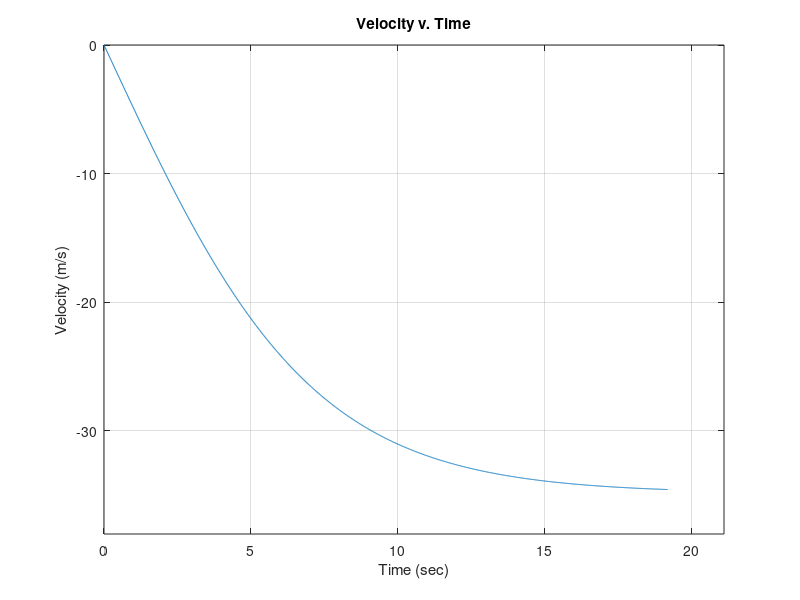
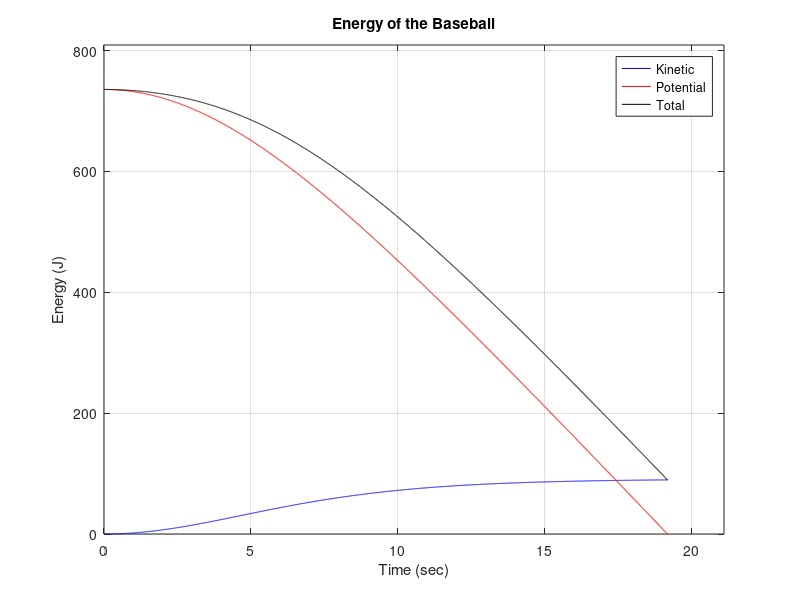

Here is the MATLAB script that generated these plots, in order:
% Chris Kreienkamp
% Section 10
% 3/30/17

% verletPractice.m
% Approximate the velocity of a baseball falling from 500 meters
% Plot the velocity of the object as a function of time and in a second
% plot show the kinetic, potential, and total energy as a function of time
% Drag Force: Fd = -0.5*rho*Cd*A*|v|^2 = alpha*|v|^2

clear
clc

%% SET INITIAL PARAMETERS

Cd = 0.5;     % Drag coefficient
R = 36e-3;    % Radius of projectile (m)
m = 150e-3;   % Mass of projectile mass (kg)
rho = 1.225;  % Density of air (kg/m^3)
g = 9.81;     % Acceleration (m/s^2)

% "Net" Drag Coefficient  |Fd|= alpha * v^2
alpha = 0.5*rho*Cd*(pi*R^2);

% Initial Conditions
v0 = 0;             % Initial velocity (m/s)
y0 = 500;           % Initial y-position (m)


%% INITIALIZE ARRAYS

y(1) = y0;          % Y-position
v(1) = v0;          % Y-component velocity
t(1) = 0;           % Time
deltat = 0.01;      % Time step


%% TIME MARCHING WITH VERLET ALGORITHM

% In this example, we will use a WHILE loop to perform the calculations.
% The calculations will stop when ball hits the ground.
% We will also use an IF statement to determine when ball hits ground

it = 1;              % COUNTER VARIABLE through the WHILE loop
finished = false;    % CONDITIONAL VALUE for WHILE loop

while ~finished
    
    % VERLET METHOD - 1. FIND HALF VELOCITY (USING DRAG FORCE AT STEP "it")
   Fdrag = alpha * (v(it)^2);                      % Drag Force
   vhalf = v(it) + (Fdrag/m-g) * deltat/2;  % Half-velocity
   
    % VERLET METHOD - 2. FIND NEW POSITION (USING HALF VELOCITY)
   y(it+1) = y(it) + vhalf*deltat;              % y-position
    
    % VERLET METHOD - 3. FIND NEW VELOCITY (USING DRAG FOCE AT STEP "it+1")
   Fdrag = alpha * v(it);                       % Drag Force
   v(it+1) = vhalf + (Fdrag/m) * deltat/2;      % Y-component velocity
   
    % CHECK FOR GROUND IMPACT
    if y(it+1) <= 0         % Check if y-position is less than 0
        finished = true;    % Change value of conditional variable to end WHILE loop
    end
    
    % TIME STEP - NEEDED TO INCREMENT TIME AND COUNTER VARIABLE 
    t(it+1) = t(it) + deltat;   % Increase Time
    it = it + 1;                % Increase counter variable
    
end


%% ENERGY ANALYSIS

KE = 0.5*m*v.^2;                % Kinetic Energy
PE = m*g*y;                     % Potential Energy
TE = KE + PE;                   % Total Energy


%% DISPLAY AND PLOT OUTPUT

% Velocity as a function of time
tmax = max(t);
disp(['The ball hits the ground after t = ',num2str(tmax),' seconds.'])

% Generate plots
figure(1)
plot(t(1:it),v(1:it))
axis([0 1.1*max(t) 1.1*min(v) 0])
xlabel('Time (sec)')
ylabel('Velocity (m/s)')
title('Velocity v. Time')
grid on

figure(2)
plot(t,KE,'b-',t,PE,'r-',t,TE,'k-')
axis([0 1.1*max(t) 0 1.1*max(TE)])
xlabel('Time (sec)')
ylabel('Energy (J)')
title('Energy of the Baseball')
legend('Kinetic','Potential','Total')
grid on
